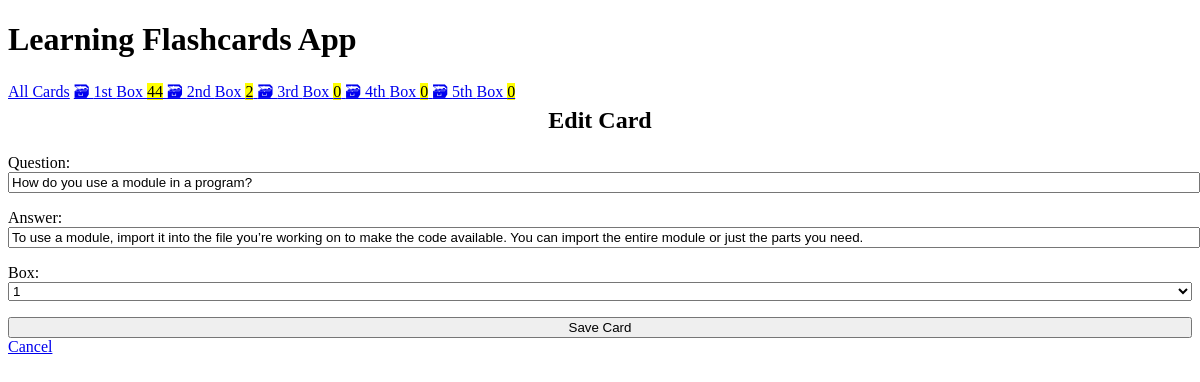
The page /edit/44 on the database its author committed.
### cards/models.py (models this page shows, shortened)
class Card(models.Model):
    question = models.CharField(max_length=100)
    answer = models.CharField(max_length=450)
    box = models.IntegerField(
        choices=zip(BOXES, BOXES),
        default=BOXES[0],
    )
    date_created = models.DateTimeField(auto_now_add=True)

### cards/views.py (the view)
# urls.py: path("edit/<int:pk>", views.CardUpdateView.as_view(), name="card-update"),
class CardUpdateView(CardCreateView, UpdateView):
    success_url = reverse_lazy("card-list")

### cards/templatetags/cards_tags.py (called while the page is built)
@register.inclusion_tag("cards/box_links.html")
def boxes_as_links():
    boxes = []
    for box_num in BOXES:
        card_count = Card.objects.filter(box=box_num).count()
        boxes.append({"number": box_num, "card_count" : card_count})
    return {"boxes" : boxes}

### cards/templates/cards/card_form.html (shortened to what this page needs)
{% extends "cards/base.html" %}
{% block content %}
    {% if card %}
        <h2>Edit Card</h2>
    {% else %}
        <h2>Create New Card</h2>
    {% endif %}
    <form method="post">
        {{ form.as_p }}
        <input type="submit" value="Save Card">
    </form>
    <a href="{% url 'card-list' %}">
        Cancel
    </a>
{% endblock %}

### cards/templates/cards/base.html (style rules this page uses)
:root { --accent: #6e48ad; --accent-bg: white; --bg: #fff; --text: #212121; --text-light: #585858; --border: #d8dae1; --code: #d81b60; --preformatted: #444; }
h2 { text-align: center; }
h2, h4 { margin-top: 0; }
input, select, textarea { width: 100%; }

### rows shown on the page
Card: question "How do you use a module in a program?", answer "To use a module, import it into the file you’re working on to make the code available. You can import the entire module or just the parts you need.", box "1"

### other values the page prints
{{ box.number | ordinal }} "1st" "2nd" "3rd" "4th" "5th"
{{ box.card_count }} "44" "2" "0" "0" "0"
